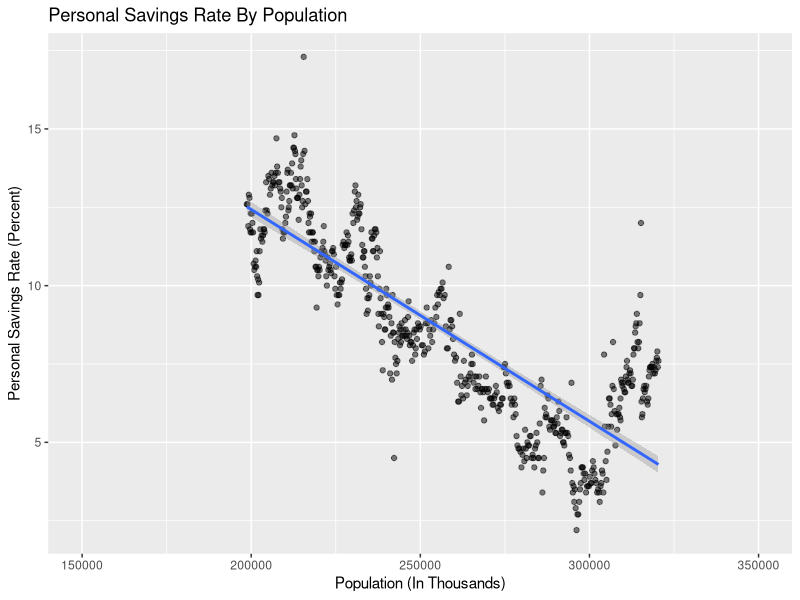

Reproduce this figure in R.
## ---- chunk 1
knitr::opts_chunk$set(echo = TRUE)
## ---- chunk 2
library(tidyverse)
library(ggthemes)
library(ggplot2)
## ---- chunk 3
data("economics")
str(economics)

## ---- chunk 4

ggplot(data = economics, mapping = aes(x = pop, y = psavert)) +
  geom_point(alpha = .5) +
  scale_x_log10() +
  stat_smooth(method = "lm") +
  xlim(150000, 350000) +
  xlab("Population (In Thousands)") +
  ylab("Personal Savings Rate (Percent)") +
ggtitle("Personal Savings Rate By Population") 

